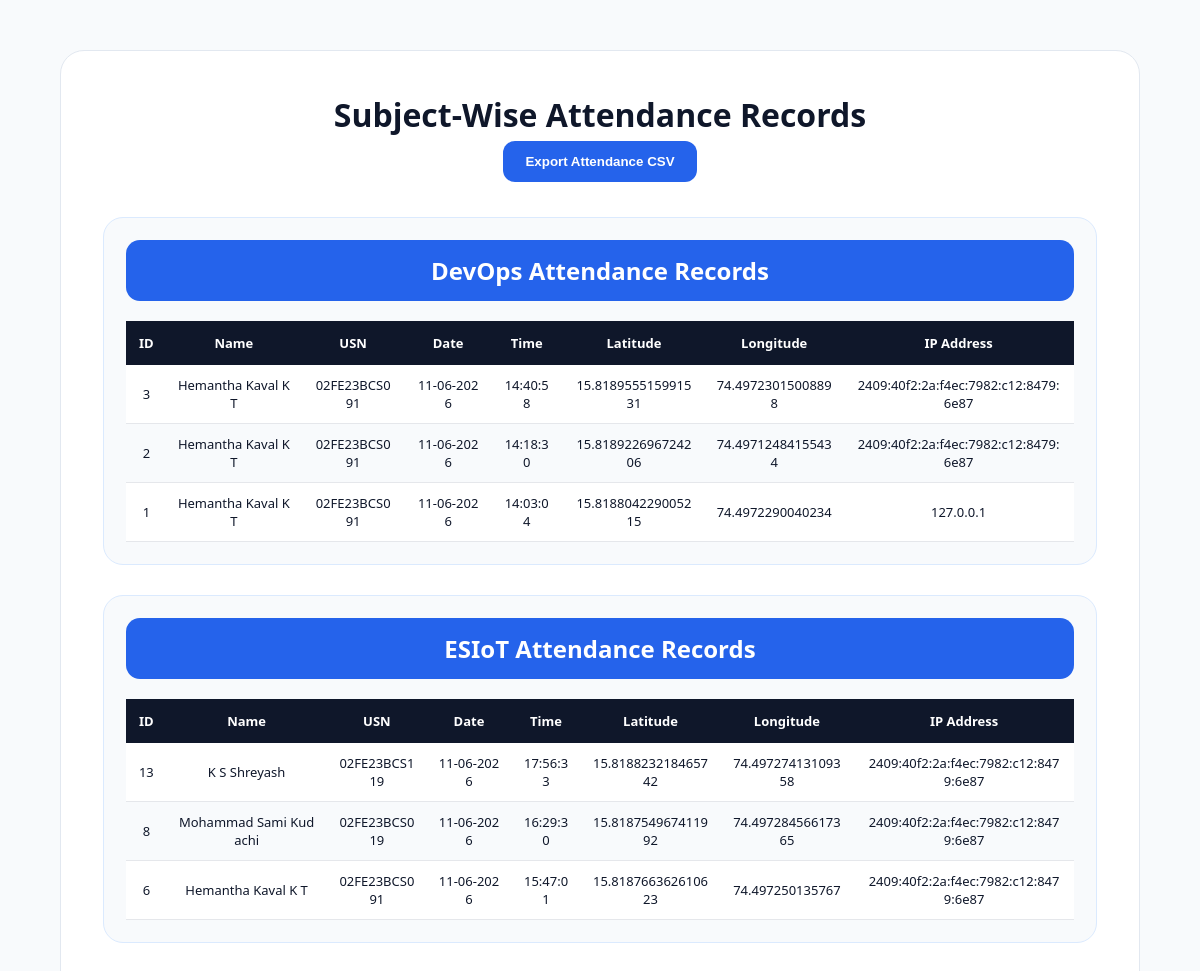
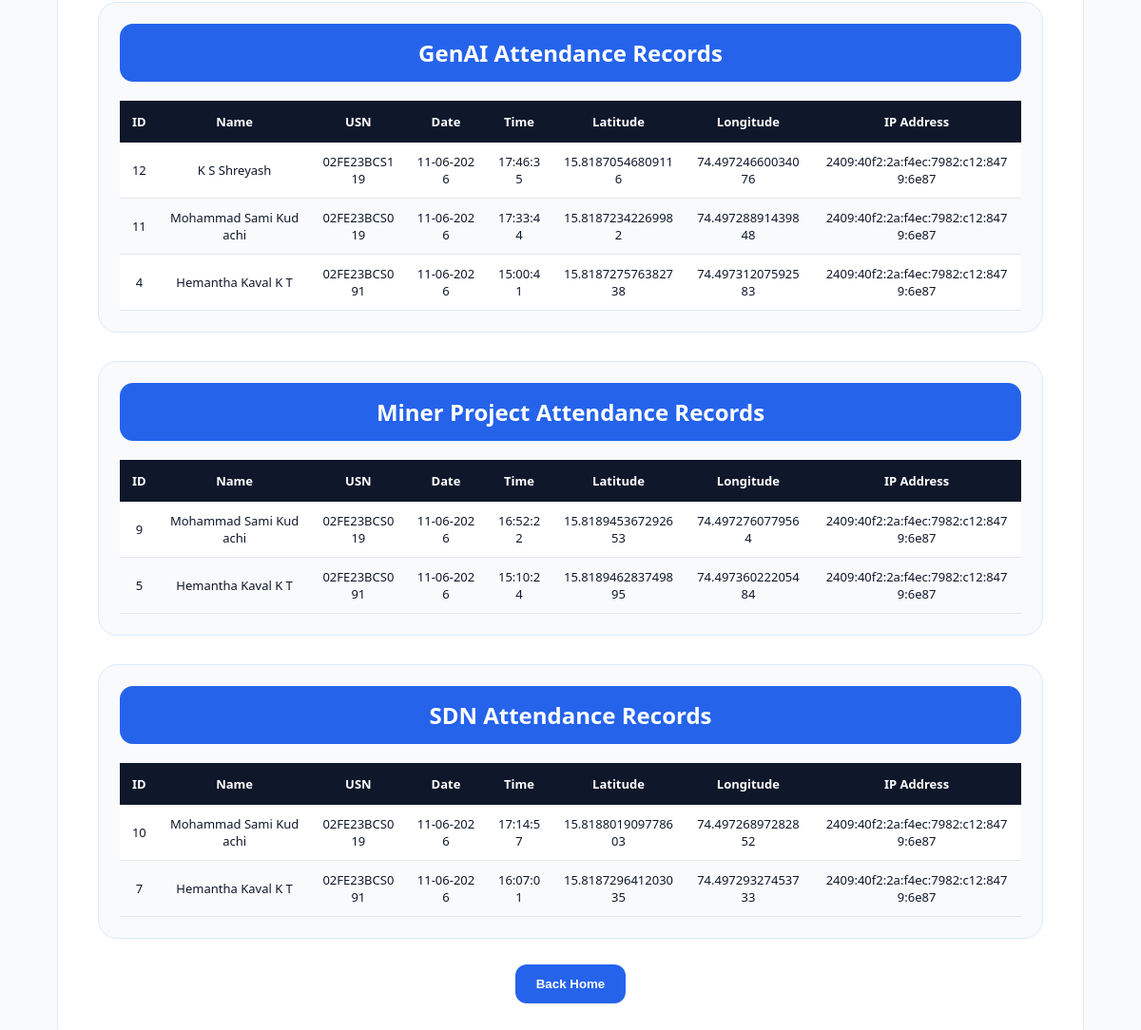
Page /records on the committed database (2 pictures, top to bottom).
### tables this page shows
CREATE TABLE attendance (
        id INTEGER PRIMARY KEY AUTOINCREMENT,
        session_id INTEGER,
        name TEXT,
        usn TEXT,
        date TEXT,
        time TEXT,
        latitude TEXT,
        longitude TEXT,
        ip_address TEXT,
        device_info TEXT,
        FOREIGN KEY(session_id) REFERENCES sessions(id)
    );

### app.py (the view)
@app.route("/records")
def records():
    conn = sqlite3.connect(DB_PATH)
    cursor = conn.cursor()
    cursor.execute("""
    SELECT sessions.subject, attendance.id, attendance.name, attendance.usn,
           attendance.date, attendance.time, attendance.latitude, attendance.longitude,
           attendance.ip_address
    FROM attendance
    JOIN sessions ON attendance.session_id = sessions.id
    ORDER BY sessions.subject, attendance.id DESC
    """)
    rows = cursor.fetchall()
    conn.close()
    grouped_records = {}
    for row in rows:
        subject = row[0]
        if subject not in grouped_records:
            grouped_records[subject] = []
        grouped_records[subject].append(row)
    return render_template("records.html", grouped_records=grouped_records)

### templates/records.html (shortened to what this page needs)
<!DOCTYPE html>
<html>
<head>
    <link rel="stylesheet" href="/static/style.css">
</head>
<body>
<div class="container records-container">
    <h1>Subject-Wise Attendance Records</h1>
      <a href="/export">
      <button>Export Attendance CSV</button>
      </a>
    {% for subject, records in grouped_records.items() %}
    <div class="subject-box">
        <h2>{{ subject }} Attendance Records</h2>
        <div class="table-wrapper">
            <table>
                <thead>
                    <tr>
                        <th>ID</th>
                        <th>Name</th>
                        <th>USN</th>
                        <th>Date</th>
                        <th>Time</th>
                        <th>Latitude</th>
                        <th>Longitude</th>
                        <th>IP Address</th>
                    </tr>
                </thead>
                <tbody>
                    {% for row in records %}
                    <tr>
                        <td>{{ row[1] }}</td>
                        <td>{{ row[2] }}</td>
                        <td>{{ row[3] }}</td>
                        <td>{{ row[4] }}</td>
                        <td>{{ row[5] }}</td>
                        <td>{{ row[6] }}</td>
                        <td>{{ row[7] }}</td>
                        <td>{{ row[8] }}</td>
                    </tr>
                    {% endfor %}
                </tbody>
            </table>
        </div>
    </div>
    {% endfor %}
    <br>
    <a href="/">
        <button>Back Home</button>
    </a>
</div>
</body>
</html>

### static/style.css (style rules this page uses)
* { margin: 0; padding: 0; box-sizing: border-box; }
body { font-family: "Segoe UI", Arial, sans-serif; background: #f8fafc; color: #0f172a; }
button { border: none; padding: 13px 22px; border-radius: 12px; background: #2563eb; color: white; font-weight: 800; cursor: pointer; margin: 5px; }
.container { width: 90%; max-width: 900px; margin: 50px auto; background: white; padding: 42px; border-radius: 24px; text-align: center; border: 1px solid #e2e8f0; }
.records-container { max-width: 96%; }
.table-wrapper { width: 100%; overflow-x: auto; }
table { width: 100%; border-collapse: collapse; margin-top: 20px; background: white; font-size: 13px; }
th { background: #0f172a; color: white; padding: 13px; }
td { padding: 11px; border-bottom: 1px solid #e5e7eb; word-break: break-all; }
tr:nth-child(even) { background: #f8fafc; }
.subject-box { margin-top: 30px; padding: 22px; background: #f8fafc; border: 1px solid #dbeafe; border-radius: 20px; }
.subject-box h2 { background: #2563eb; color: white; padding: 14px; border-radius: 14px; }

### rows in the picture
attendance: subject "DevOps", id "3", name "Hemantha Kaval K T", usn "02FE23BCS091", date "11-06-2026", time "14:40:58", latitude "15.818955515991531", longitude "74.49723015008898", ip_address "2409:40f2:2a:f4ec:7982:c12:8479:6e87"
attendance: id "2", name "Hemantha Kaval K T", usn "02FE23BCS091", date "11-06-2026", time "14:18:30", latitude "15.818922696724206", longitude "74.49712484155434", ip_address "2409:40f2:2a:f4ec:7982:c12:8479:6e87"
attendance: id "1", name "Hemantha Kaval K T", usn "02FE23BCS091", date "11-06-2026", time "14:03:04", latitude "15.818804229005215", longitude "74.4972290040234", ip_address "127.0.0.1"
attendance: subject "ESIoT", id "13", name "K S Shreyash", usn "02FE23BCS119", date "11-06-2026", time "17:56:33", latitude "15.818823218465742", longitude "74.49727413109358", ip_address "2409:40f2:2a:f4ec:7982:c12:8479:6e87"
attendance: id "8", name "Mohammad Sami Kudachi", usn "02FE23BCS019", date "11-06-2026", time "16:29:30", latitude "15.818754967411992", longitude "74.49728456617365", ip_address "2409:40f2:2a:f4ec:7982:c12:8479:6e87"
attendance: id "6", name "Hemantha Kaval K T", usn "02FE23BCS091", date "11-06-2026", time "15:47:01", latitude "15.818766362610623", longitude "74.497250135767", ip_address "2409:40f2:2a:f4ec:7982:c12:8479:6e87"
attendance: subject "GenAI", id "12", name "K S Shreyash", usn "02FE23BCS119", date "11-06-2026", time "17:46:35", latitude "15.81870546809116", longitude "74.49724660034076", ip_address "2409:40f2:2a:f4ec:7982:c12:8479:6e87"
attendance: id "11", name "Mohammad Sami Kudachi", usn "02FE23BCS019", date "11-06-2026", time "17:33:44", latitude "15.81872342269982", longitude "74.49728891439848", ip_address "2409:40f2:2a:f4ec:7982:c12:8479:6e87"
attendance: id "4", name "Hemantha Kaval K T", usn "02FE23BCS091", date "11-06-2026", time "15:00:41", latitude "15.818727576382738", longitude "74.49731207592583", ip_address "2409:40f2:2a:f4ec:7982:c12:8479:6e87"
attendance: subject "Miner Project", id "9", name "Mohammad Sami Kudachi", usn "02FE23BCS019", date "11-06-2026", time "16:52:22", latitude "15.818945367292653", longitude "74.4972760779564", ip_address "2409:40f2:2a:f4ec:7982:c12:8479:6e87"
attendance: id "5", name "Hemantha Kaval K T", usn "02FE23BCS091", date "11-06-2026", time "15:10:24", latitude "15.818946283749895", longitude "74.49736022205484", ip_address "2409:40f2:2a:f4ec:7982:c12:8479:6e87"
attendance: subject "SDN", id "10", name "Mohammad Sami Kudachi", usn "02FE23BCS019", date "11-06-2026", time "17:14:57", latitude "15.818801909778603", longitude "74.49726897282852", ip_address "2409:40f2:2a:f4ec:7982:c12:8479:6e87"
attendance: id "7", name "Hemantha Kaval K T", usn "02FE23BCS091", date "11-06-2026", time "16:07:01", latitude "15.818729641203035", longitude "74.49729327453733", ip_address "2409:40f2:2a:f4ec:7982:c12:8479:6e87"
